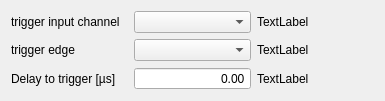
<?xml version="1.0" encoding="UTF-8"?>
<ui version="4.0">
 <class>single_hit_delay_widg</class>
 <widget class="QWidget" name="single_hit_delay_widg">
  <property name="geometry">
   <rect>
    <x>0</x>
    <y>0</y>
    <width>385</width>
    <height>90</height>
   </rect>
  </property>
  <property name="windowTitle">
   <string>single_hit_delay_widg</string>
  </property>
  <property name="locale">
   <locale language="English" country="UnitedStates"/>
  </property>
  <layout class="QGridLayout" name="gridLayout">
   <item row="0" column="1">
    <widget class="QComboBox" name="comboBox_trigInputChan">
     <property name="sizePolicy">
      <sizepolicy hsizetype="Preferred" vsizetype="Fixed">
       <horstretch>0</horstretch>
       <verstretch>0</verstretch>
      </sizepolicy>
     </property>
    </widget>
   </item>
   <item row="2" column="0">
    <widget class="QLabel" name="label_2">
     <property name="text">
      <string>Delay to trigger [µs]</string>
     </property>
    </widget>
   </item>
   <item row="0" column="0">
    <widget class="QLabel" name="label">
     <property name="text">
      <string>trigger input channel</string>
     </property>
    </widget>
   </item>
   <item row="0" column="2">
    <widget class="QLabel" name="label_trigInputChan_set">
     <property name="text">
      <string>TextLabel</string>
     </property>
    </widget>
   </item>
   <item row="2" column="1">
    <widget class="QDoubleSpinBox" name="doubleSpinBox_trigDelay_mus">
     <property name="alignment">
      <set>Qt::AlignRight|Qt::AlignTrailing|Qt::AlignVCenter</set>
     </property>
     <property name="buttonSymbols">
      <enum>QAbstractSpinBox::NoButtons</enum>
     </property>
     <property name="keyboardTracking">
      <bool>false</bool>
     </property>
     <property name="maximum">
      <double>99999999999.000000000000000</double>
     </property>
    </widget>
   </item>
   <item row="2" column="2">
    <widget class="QLabel" name="label_trigDelay_mus_set">
     <property name="text">
      <string>TextLabel</string>
     </property>
    </widget>
   </item>
   <item row="1" column="0">
    <widget class="QLabel" name="label_3">
     <property name="text">
      <string>trigger edge</string>
     </property>
    </widget>
   </item>
   <item row="1" column="1">
    <widget class="QComboBox" name="comboBox_trigger_edge"/>
   </item>
   <item row="1" column="2">
    <widget class="QLabel" name="label_selected_trigger_edge">
     <property name="text">
      <string>TextLabel</string>
     </property>
    </widget>
   </item>
  </layout>
 </widget>
 <tabstops>
  <tabstop>comboBox_trigInputChan</tabstop>
  <tabstop>comboBox_trigger_edge</tabstop>
  <tabstop>doubleSpinBox_trigDelay_mus</tabstop>
 </tabstops>
 <resources/>
 <connections/>
</ui>
